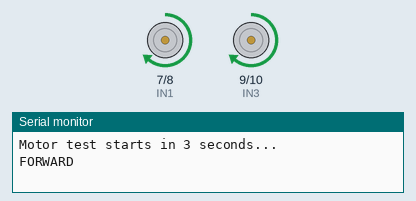
A sketch run on a simulated Arduino Uno, built with avr-gcc and run on an emulated ATmega328P. Parts: motor-driver pin pairs drawn as motors (green arrow = first pin HIGH = forward, orange = second pin HIGH = backward, longer = more drive, scaled by the enable pin), the last lines printed to the serial monitor.

Above: at 4.0 s.
At 7.0 s:
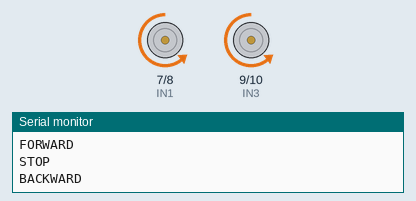
At 9.5 s:
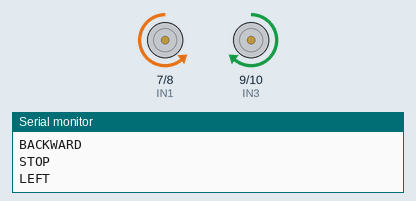
At 13.5 s:
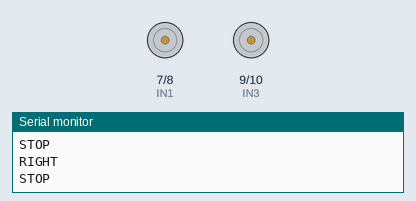
Timing chart, 0 to 18.6 s (numbered marks = the images above):
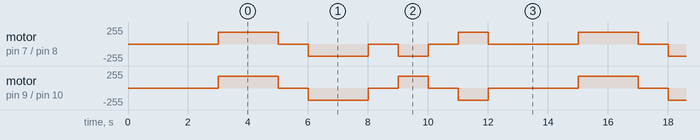

Measured:
- by itself, motor on pin 7 (IN1) / pin 8 (IN2): repeats every 12.0 s: stopped 1.0 s, backward 180/255 2.0 s, stopped 1.0 s, backward 180/255 1.0 s, stopped 1.0 s, forward 180/255 1.0 s, stopped 3.0 s, forward 180/255 2.0 s
- by itself, motor on pin 9 (IN3) / pin 10 (IN4): repeats every 12.0 s: stopped 1.0 s, backward 180/255 2.0 s, stopped 1.0 s, forward 180/255 1.0 s, stopped 1.0 s, backward 180/255 1.0 s, stopped 3.0 s, forward 180/255 2.0 s

The sketch:

01_Motor_Test.ino
```cpp
/*
  ============================================================
  01 - MOTOR TEST  (run this FIRST on every new robot)
  ============================================================
  Board  : Arduino UNO / Nano
  Driver : L298N (or L293D module with the same pins)

  What it does:
    Forward 2 s -> Stop -> Backward 2 s -> Stop -> Left -> Right
    Open Serial Monitor (9600) to see which move is running.
    If a wheel turns the wrong way, swap that motor's two wires
    on the L298N (OUT1/OUT2 or OUT3/OUT4).

  Wiring (standard for this whole repository):
    L298N ENA -> D5   (remove the ENA jumper cap)
    L298N IN1 -> D7
    L298N IN2 -> D8
    L298N IN3 -> D9
    L298N IN4 -> D10
    L298N ENB -> D6   (remove the ENB jumper cap)
    L298N GND -> Arduino GND  (common ground is a MUST)
    L298N 12V -> Battery + (7-12 V),  Battery - -> L298N GND
  ============================================================
*/

// ---------- Motor driver (L298N) pins ----------
#define ENA 5    // Left motor speed (PWM)
#define IN1 7    // Left motor direction
#define IN2 8
#define IN3 9    // Right motor direction
#define IN4 10
#define ENB 6    // Right motor speed (PWM)

int motorSpeed = 180;   // 0 - 255

void setup() {
  Serial.begin(9600);
  pinMode(ENA, OUTPUT); pinMode(ENB, OUTPUT);
  pinMode(IN1, OUTPUT); pinMode(IN2, OUTPUT);
  pinMode(IN3, OUTPUT); pinMode(IN4, OUTPUT);
  stopRobot();
  Serial.println("Motor test starts in 3 seconds...");
  delay(3000);
}

void loop() {
  Serial.println("FORWARD");   forward(motorSpeed);   delay(2000);
  Serial.println("STOP");      stopRobot();           delay(1000);
  Serial.println("BACKWARD");  backward(motorSpeed);  delay(2000);
  Serial.println("STOP");      stopRobot();           delay(1000);
  Serial.println("LEFT");      turnLeft(motorSpeed);  delay(1000);
  Serial.println("STOP");      stopRobot();           delay(1000);
  Serial.println("RIGHT");     turnRight(motorSpeed); delay(1000);
  Serial.println("STOP");      stopRobot();           delay(3000);
}

// ================= MOTOR FUNCTIONS =================
// speed range: -255 (full reverse) ... 0 (stop) ... 255 (full forward)
void setMotor(int leftSpeed, int rightSpeed) {
  if (leftSpeed >= 0) { digitalWrite(IN1, HIGH); digitalWrite(IN2, LOW); }
  else                { digitalWrite(IN1, LOW);  digitalWrite(IN2, HIGH); leftSpeed = -leftSpeed; }

  if (rightSpeed >= 0) { digitalWrite(IN3, HIGH); digitalWrite(IN4, LOW); }
  else                 { digitalWrite(IN3, LOW);  digitalWrite(IN4, HIGH); rightSpeed = -rightSpeed; }

  analogWrite(ENA, constrain(leftSpeed, 0, 255));
  analogWrite(ENB, constrain(rightSpeed, 0, 255));
}

void forward(int s)   { setMotor(s, s); }
void backward(int s)  { setMotor(-s, -s); }
void turnLeft(int s)  { setMotor(-s, s); }   // spin in place
void turnRight(int s) { setMotor(s, -s); }   // spin in place
void stopRobot()      { setMotor(0, 0); }
```
